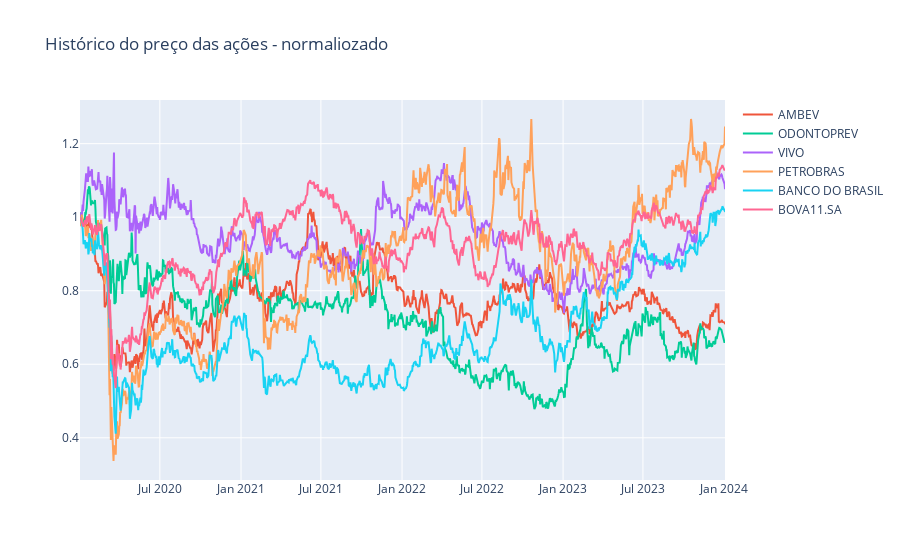

The cell this chart's notebook holds for it:
### Code cell
figura = px.line(title='Histórico do preço das ações - normaliozado')
for i in acoes_ex_df_normalizado.columns[1:]:
    figura.add_scatter(x=acoes_ex_df_normalizado['Date'], y = acoes_ex_df_normalizado[i], name = i)
figura.show()

### Figure 1 — Plotly figure (JSON) as saved in the notebook; plotly's stock layout.template omitted (floating-point values rounded to 4 significant figures; data arrays with more than 128 entries replaced by an {"elided": "..."} marker saying what was removed)
{"data": [{"hovertemplate": "<extra></extra>", "legendgroup": "", "line": {"color": "#636efa", "dash": "solid"}, "marker": {"symbol": "circle"}, "mode": "lines", "name": "", "orientation": "v", "showlegend": false, "type": "scatter", "xaxis": "x", "yaxis": "y"}, {"name": "AMBEV", "type": "scatter", "x": {"elided": "995 str values"}, "y": {"elided": "995 float values"}}, {"name": "ODONTOPREV", "type": "scatter", "x": {"elided": "995 str values"}, "y": {"elided": "995 float values"}}, {"name": "VIVO", "type": "scatter", "x": {"elided": "995 str values"}, "y": {"elided": "995 float values"}}, {"name": "PETROBRAS", "type": "scatter", "x": {"elided": "995 str values"}, "y": {"elided": "995 float values"}}, {"name": "BANCO DO BRASIL", "type": "scatter", "x": {"elided": "995 str values"}, "y": {"elided": "995 float values"}}, {"name": "BOVA11.SA", "type": "scatter", "x": {"elided": "995 str values"}, "y": {"elided": "995 float values"}}], "layout": {"legend": {"tracegroupgap": 0}, "title": {"text": "Histórico do preço das ações - normaliozado"}, "xaxis": {"anchor": "y", "domain": [0, 1]}, "yaxis": {"anchor": "x", "domain": [0, 1]}}}
